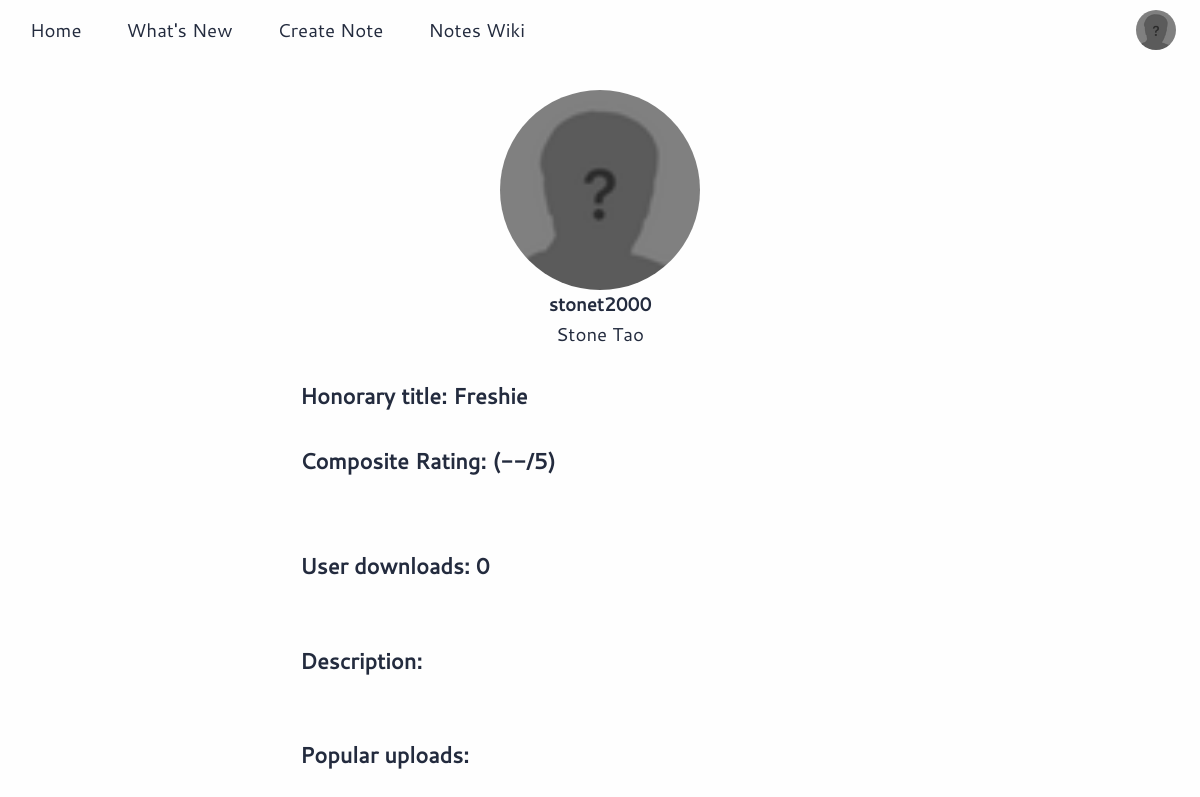
The app's page /htdocs/user.php?user=stonet2000 (signed in) with its own data.
### tables this page shows
CREATE TABLE `users` (
  `user_first` varchar(50) NOT NULL,
  `user_last` varchar(50) NOT NULL,
  `user_email` varchar(100) NOT NULL,
  `user_pwd` varchar(100) NOT NULL,
  `user_uid` varchar(50) NOT NULL,
  `user_id` int(255) NOT NULL AUTO_INCREMENT,
  `user_description` text NOT NULL DEFAULT '',
  `user_rating` float DEFAULT NULL,
  `user_downloads` int(255) NOT NULL DEFAULT 0,
  `user_points` int(11) NOT NULL DEFAULT 0,
  `user_title` text NOT NULL,
  `vkey` varchar(45) NOT NULL,
  `verified` tinyint(1) NOT NULL,
  `createdate` timestamp(6) NOT NULL DEFAULT current_timestamp(6),
  PRIMARY KEY (`user_id`)
);

### public/htdocs/user.php (the view, shortened to what this page needs)
<?php
include 'head.php';
?>
<?php
include 'includes/dbh.inc.php';
$uid = mysqli_real_escape_string($conn, $_GET['user']);
$sql = "SELECT * FROM users WHERE user_uid = '$uid'";
$result = mysqli_query($conn, $sql);
$queryResults = mysqli_num_rows($result);
if ($queryResults > 0) {
  while ($row = mysqli_fetch_assoc($result)) {
      $current_profile_uid = $row['user_uid'];
  }
}
else
{
    header("Location: index.php");
}
$sql = "SELECT AVG(a_rating) AS average_rating FROM notes WHERE a_author = '$current_profile_uid'";
$result = mysqli_query($conn, $sql);
$row = mysqli_fetch_assoc($result);
$this_rating = $row['average_rating'];
$sql = "SELECT * FROM users WHERE user_uid = '$current_profile_uid';";
        $result = mysqli_query($conn, $sql);
            if($row = mysqli_fetch_assoc($result))
            {
                $first_name = $row['user_first'];
                $last_name = $row['user_last'];
                $this_popularity = $row['user_downloads'];
                $product = $this_rating*$this_popularity;
                if($product >= 0 && $product < 100)
                {
                    $title = "Freshie";
                }
                elseif($product >= 100 && $product < 500)
                {
                    $title = "Sophomore";
                }
                elseif($product >= 500 && $product < 2500)
                {
                    $title = "Merchant";
                }
                elseif($product >= 2500 && $product < 7500)
                {
                    $title = "Intellectual";
                }
                elseif($product >= 7500 && $product < 25000)
                {
                    $title = "Scholar";
                }
                elseif($product >= 25000 && $product < 50000)
                {
                    $title = "Grand Master";
                }
                elseif($product >= 50000 && $product < 250000)
                {
                    $title = "Elite";
                }
                elseif($product >= 250000 && $product < 500000)
                {
                    $title = "Honorary Member";
                }
                elseif($product >= 500000)
                {
                    $title = "Prophet";
                }
            }
?>
<link rel='stylesheet' href='/notes-wiki/notes-wiki-styles.css'>
<body>
<?php
    include 'header.php';
?>
    <br/>
    <br/>
    <br/>
        <center>
        <?php
            $jpg = 'profilepics/'.$current_profile_uid.'.jpg';
            $png = 'profilepics/'.$current_profile_uid.'.png';
            $jpeg = 'profilepics/'.$current_profile_uid.'.jpeg';
            $gif = 'profilepics/'.$current_profile_uid.'.gif';
            $default_path = 'images/profile-default-64x64.png';
            if(file_exists($jpg))
            {
                echo "<img src = '$jpg' style = 'border-radius: 100pt; border-image-width: 5pt; height: 150pt; width: 150pt;'/>";
            }
            elseif(file_exists($png))
            {
                echo "<img src = '$png' style = 'border-radius: 100pt; border-image-width: 5pt; height: 150pt; width: 150pt;'/>";
            }
            elseif(file_exists($jpeg))
            {
                echo "<img src = '$jpeg' style = 'border-radius: 100pt; border-image-width: 5pt; height: 150pt; width: 150pt;'/>";
            }
            elseif(file_exists($gif))
            {
                echo "<img src = '$gif' style = 'border-radius: 100pt; border-image-width: 5pt; height: 150pt; width: 150pt;'/>";
            }
            else
            {
                echo "<img src = '$default_path' style = 'border-radius: 100pt;  border-image-width: 5pt; height: 150pt; width: 150pt;'/>";
            }
        ?>
            <br/>
            <b>
            <?php echo $current_profile_uid;?>
            </b>
            <br/>
            <?php echo $first_name.' '.$last_name?>
        </center>
        <br/>
        <div style = "width: 70%; margin-left: 25%;">
            <h3>Honorary title: <?php echo $title; ?></h3>
            <br/>
            <h3>Composite Rating: (<?php if($this_rating != NULL){echo round($this_rating+1, 2);}else{echo "--";}  ?>/5)</h3>
            <p><span class="stars"><?php if($this_rating != NULL){echo $this_rating+1;}else{echo "0";} ?></span></p>
            <br/>
            <h3>User downloads: <?php echo $this_popularity; ?></h3>
            <br/>
            <br/>
            <h3>Description: </h3>
            <br/>
            <br/>
            <h3>Popular uploads: </h3>
            <br>
        </div>
        <br/>
        <br/>

### public/htdocs/header.php (shortened to what this page needs)
<header>
  <ul class='headerLinks'>
    <a href="http://<?php echo $_SERVER['HTTP_HOST'];?>" clear>
      <li>Home</li>
    </a>
    <a href="http://<?php echo $_SERVER['HTTP_HOST'];?>/today/" clear>
      <li>What's New</li>
    </a>
    <a href="http://<?php echo $_SERVER['HTTP_HOST'];?>/create/" clear>
      <li>Create Note</li>
    </a>
    <a href="http://<?php echo $_SERVER['HTTP_HOST'];?>/notes-wiki/" clear>
      <li>Notes Wiki</li>
    </a>
  </ul>
  <ul style='position:fixed;right:24px;' class='user-panels'>
    <?php
      if(isset($_SESSION['u_id'])) {
        $sql1 = "SELECT * FROM users WHERE user_id = $_SESSION[u_id]";
        $result1 = $conn->query($sql1);
        $check_previous_jpg = $_SERVER['DOCUMENT_ROOT'].'/profilepics/'.$_SESSION['u_uid'].'.jpg';
        $check_previous_png = $_SERVER['DOCUMENT_ROOT'].'/profilepics/'.$_SESSION['u_uid'].'.png';
        $check_previous_jpeg = $_SERVER['DOCUMENT_ROOT'].'/profilepics/'.$_SESSION['u_uid'].'.jpeg';
        $check_previous_gif = $_SERVER['DOCUMENT_ROOT'].'/profilepics/'.$_SESSION['u_uid'].'.gif';
        $jpg = 'http://'.$_SERVER['HTTP_HOST'].'/profilepics/'.$_SESSION['u_uid'].'.jpg';
        $jpeg = 'http://'.$_SERVER['HTTP_HOST'].'/profilepics/'.$_SESSION['u_uid'].'.jpeg';
        $png = 'http://'.$_SERVER['HTTP_HOST'].'/profilepics/'.$_SESSION['u_uid'].'.png';
        $gif = 'http://'.$_SERVER['HTTP_HOST'].'/profilepics/'.$_SESSION['u_uid'].'.gif';
        while ($row = $result1->fetch_assoc()) {
          if(file_exists($check_previous_jpg))
            {
                echo "<div class='header-profile-pic-wrapper'><img src = '$jpg' class='header-profile-pic'/></div>";
            }
          elseif(file_exists($check_previous_jpeg))
          {
                echo "<div class='header-profile-pic-wrapper'><img src = '$jpeg' class='header-profile-pic'/></div>";
          }
          elseif(file_exists($check_previous_png))
          {
                echo "<div class='header-profile-pic-wrapper'><img src = '$png' class='header-profile-pic'/></div>";
          }
          elseif(file_exists($check_previous_gif))
          {
                echo "<div class='header-profile-pic-wrapper'><img src = '$gif' class='header-profile-pic'/></div>";
          }
          else {
             echo "<div class='header-profile-pic-wrapper'><img src ='/images/profile-default-64x64.png' class='header-profile-pic'/></div>";
          }
        }
      ?>
    <?php } ?>
  </ul>
</header>

### build/htdocs/main.css (style rules this page uses)
* { margin: 0; padding: 0; vertical-align: baseline; background: transparent; font-family: Cantarell; }

### build/htdocs/styles/base.css (style rules this page uses)
:root { --boxshadow1: rgba(46, 83, 81); --boxshadow1t: rgba(46, 83, 81, 0.18); --boxshadow1t2: rgba(46, 83, 81, 0.1); --bx1: 0 2px 22px var(--boxshadow1t); --p1t: rgba(54, 172, 184, 0.25); --p1: rgb(54, 172, 184); --mdc-theme-background: rgb(54,172,184); --mdc-theme-primary: rgb(54,172,184); --p2: rgb(54, 150, 184); --p2l: #5aa9c4; --p2l2: #7fbcd1; --p2l3: #a3cfde; --p22: rgb(33, 133, 170); --p2t: rgba(54, 150, 184, 0.25); --p3: #d6f2f5; --black: rgb(35, 43, 62); --white: rgb(254, 254, 254); }
html { font-size: 14pt; }
* { box-sizing: border-box; }
body { background-color: var(--white); color: var(--black); box-sizing: border-box; font-family: 'Open Sans', Arial, sans-serif; font-weight: 300; line-height: 1.6; margin: 0px; font-size:1em; scroll-behavior: smooth; }
a { color: var(--p2); padding-bottom: 2px; position: relative; font-style: normal; cursor: pointer; text-decoration: none; display: inline-block; }
a::after { height: 2px; content: ""; background-color:var(--p2t); width: 100%; position: absolute; left: 0; bottom: 3px; transition: background-color 0.2s; }
a[clear] { color: inherit; }
a[clear]::after, a[clear]:hover::after, a[clear]:focus::after { width: 0; }
header { position: absolute; top: 0; width: 100%; position: fixed; transition: background-color 0.2s, -webkit-box-shadow 0.2s; transition: box-shadow 0.2s, background-color 0.2s; background-color: var(--white); z-index: 1000; height: 60px; font-weight: 400; display: flex; justify-content: flex-start; }
header .headerLinks a { list-style: none; display: inline-block; height: 60px; line-height: 60px; padding-left: 10px; padding-right: 10px; margin-left: 20px; border-bottom: 4px solid #fefefe; transition: border-bottom 0.2s; }
header > ul { margin: 0; }
.header-profile-pic { width:40px; height:40px; border-radius:50%; margin-top: 10px; cursor: pointer; }
.header-profile-pic-wrapper { display: inline-block; width: 40px; height: 40px; }
.header-profile-pic-wrapper::before { content: ""; box-shadow: 0 0px 12px 4px var(--boxshadow1t); width: 0px; height: 0px; position: absolute; margin-top: 10px; border-radius: 50%; z-index: -1; transform: translate(20px, 20px); transition: width 0.3s, height 0.3s, transform 0.3s; }
.user-panels { height:60px; }

### build/htdocs/notes-wiki/notes-wiki-styles.css (style rules this page uses)
span.stars, span.stars span { display: block; background: url(https://s3-us-west-2.amazonaws.com/s.cdpn.io/747/star-o-white.svg) 0 0 repeat-x; width: 200px; height: 40px; background-size: 40px 40px; }
:root { --green: rgba(22, 199, 66, 0.8); --orange: rgba(255, 197, 71, 0.9); --blue: rgba(37, 150, 202, 0.8); --red: rgba(223, 64, 16, 0.8); }

### public/htdocs/user.php (style rules this page uses)
span.stars, span.stars span { display: block; background: url(https://s3-us-west-2.amazonaws.com/s.cdpn.io/747/star-o-white.svg) 0 0 repeat-x; width: 200px; height: 40px; background-size: 40px 40px; }

### records on screen
users: user_uid "stonet2000", user_first "Stone", user_last "Tao", user_downloads "Freshie", user_downloads "0"
